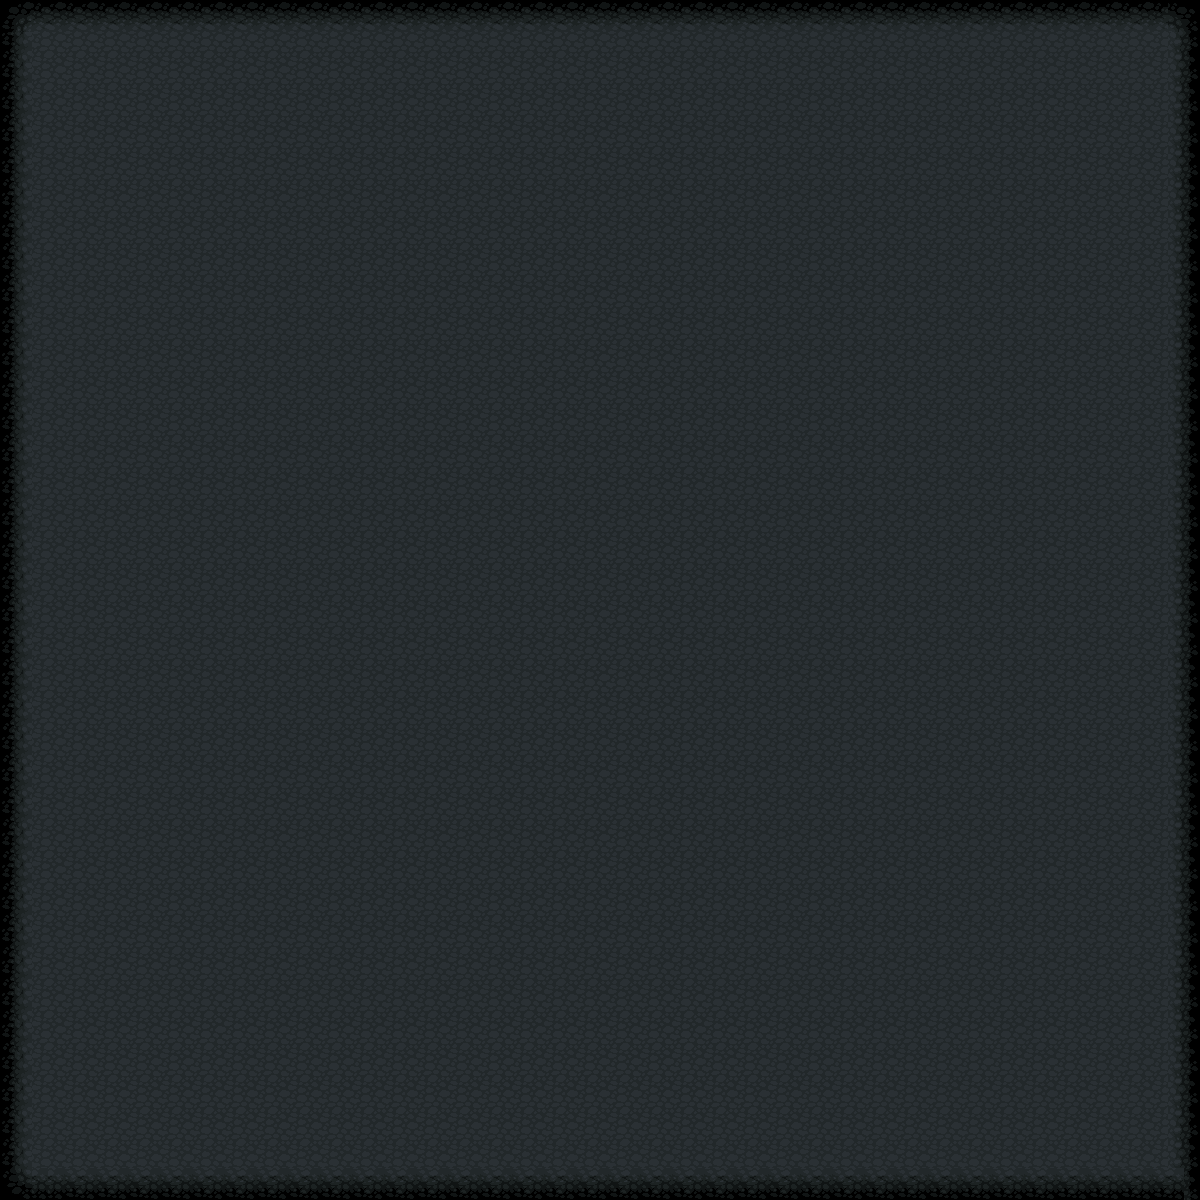

The image is a tile-based game level rendered from a .tmx file. Its description and source (layers, tilesets, objects; grid data summarised) follow:
An orthogonal 75x75 tile map with 16x16 px tiles, 4 tile layers (terrain, background, foreground, events), 4 tilesets.

<map version="1.0" orientation="orthogonal" renderorder="right-down" width="75" height="75" tilewidth="16" tileheight="16" nextobjectid="1">
 <tileset firstgid="1" name="tileset" tilewidth="16" tileheight="16" tilecount="5777">
  <image source="../../tileset.png" width="1744" height="848" />
 </tileset>
 <tileset firstgid="5778" name="terrain" tilewidth="16" tileheight="16" tilecount="4096">
  <image source="../../terrain.png" width="1024" height="1024" />
 </tileset>
 <tileset firstgid="9874" name="tileset-biome" tilewidth="16" tileheight="16" tilecount="9384">
  <image source="../../tileset-biome.png" width="2176" height="1104" />
 </tileset>
 <tileset firstgid="19258" name="tileset-advance" tilewidth="16" tileheight="16" tilecount="7984">
  <image source="../../tileset-advance.png" width="128" height="15971" />
 </tileset>
 <layer name="terrain" width="75" height="75">
  <data>[5625 cells, 5625 non-empty, 32 distinct tile ids]</data>
 </layer>
 <layer name="background" width="75" height="75">
  <data>[5625 cells, 0 non-empty, 0 distinct tile ids]</data>
 </layer>
 <layer name="foreground" width="75" height="75">
  <data>[5625 cells, 0 non-empty, 0 distinct tile ids]</data>
 </layer>
 <objectgroup name="collisionobjects" />
 <layer name="events" width="75" height="75">
  <data>[5625 cells, 0 non-empty, 0 distinct tile ids]</data>
 </layer>
</map>
